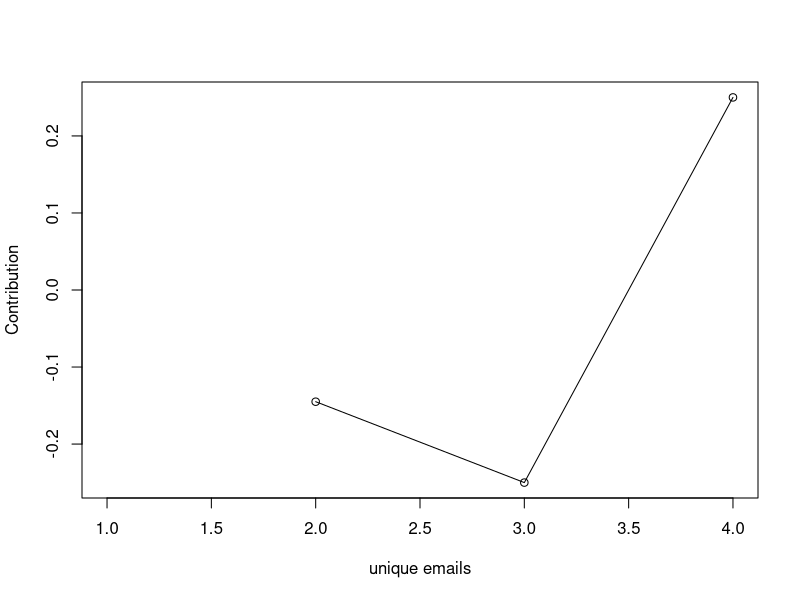

Write the R code that produced this figure.
# Time-Decay Attribution Model.
# This model calculates the contribution score of each email based on the probablistic approach.

# The data consists of the e-mails that were send to the "users" along with binary conversion (Yes/No) field information # 
cust_data <- read.csv("cust_data.csv", header = T)

# Finding unique emails.
unique_email=as.character(unique(cust_data$E.mail))   

# Initializing NULL vectors
p=c(); n=c(); prob=c()    

# Calculating total number of "Yes" and "No" for each email in order to calculate the probability of conversion.
for(i in 1:length(unique_email)) 
{
  for (j in 1:nrow(cust_data))
  {
    if((unique_email[i]==as.character(cust_data$E.mail[j]))&&cust_data$Conversion[j]==1){
      
      p[j]=1;
    }
    else if((unique_email[i]==as.character(cust_data$E.mail[j]))&&cust_data$Conversion[j]==0)
    {
      n[j]=1;
    }
    else{
      p[j]=0; n[j]=0
    }
  }
  prob[i] = round(sum(p) / (sum(n)+sum(p)),2) #Probability of each email to get converted into sale("Yes").
}

# Initializing zero matricies.
con_pos = matrix(0, nrow = length(unique_email), ncol = length(unique_email), byrow = T,
                 dimnames =list(c(unique_email), c(unique_email)))
con_neg = matrix(0, nrow = length(unique_email), ncol = length(unique_email), byrow = T,
                 dimnames =list(c(unique_email), c(unique_email)))

# Calculating pair-wise total number of "Yes" and "No" in order to calculate pair-wise probability of conversion
for (i in 1:length(unique_email))
{
  for (j in 1:length(unique_email))
  {
    if(unique_email[i] != unique_email[j])
    {
      for (k in 1:nrow(cust_data))
      {
        for (p in 1:nrow(cust_data))
        {
          if (as.character(cust_data$E.mail[k])==unique_email[i] && as.character(cust_data$E.mail[p])==unique_email[j])
          {
            if (cust_data$Conversion[k]==1 && cust_data$Conversion[p]==1)
            {
              con_pos[i,j] = con_pos[i,j]+1;
            }
            if (cust_data$Conversion[k]==0 && cust_data$Conversion[p]==0)
            {
              con_neg[i,j] = con_neg[i,j]+1;
            }
          }
        }
      }
    }
  }
}          

# Initializing zero matrix for pair-wise conditional probability.
con_prob = matrix(0, nrow = length(unique_email), ncol = length(unique_email), byrow = T,
                  dimnames =list(c(unique_email), c(unique_email)))

# Calculating pair-wise conditional probability.
for (i in 1:length(unique_email)){
  for (j in 1:length(unique_email)) {
    con_prob[i,j] = round(con_pos[i,j] / (con_pos[i,j] + con_neg[i,j]),2)
  }
}

Contribution = c()
N = as.numeric((length(unique_email)) - 1) #Total number of unique e-mails
inter = c() #Initializing NULL vector for the second order interaction term.

# Finally calculating the contribution of each email in triggering the sale ("Yes").
for (i in 1:length(unique_email)){
  for (j in 1:length(unique_email)){
    if (unique_email[i] != unique_email[j]){
      inter[i] = sum(con_prob[i,j] - prob[i] - prob[j])
      Contribution[i] = prob[i] + (1/2*N) * inter[i]
    }
  }
}

plot(Contribution, xlab = "unique emails", type = "o")
